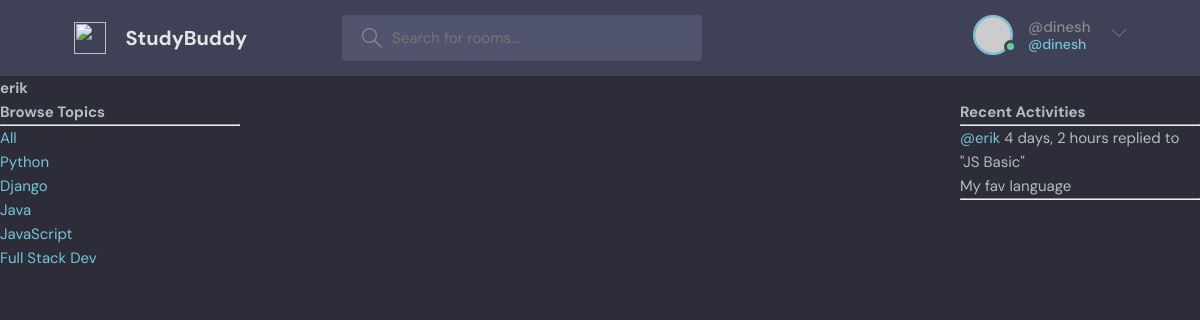
Screenshot of /profile/4/ (signed in) with the database file from the repository.
### base/models.py (models this page shows, shortened)
class Topic(models.Model):
    name = models.CharField(max_length=200)

class Message(models.Model):
    user = models.ForeignKey(User, on_delete=models.CASCADE)
    room = models.ForeignKey(Room, on_delete=models.CASCADE)
    body = models.TextField()
    updated = models.DateTimeField(auto_now=True)
    created = models.DateTimeField(auto_now_add=True)
    class Meta:
        ordering = ['-updated','-created']

class Room(models.Model):
    host = models.ForeignKey(User, on_delete=models.SET_NULL, null=True)
    topic = models.ForeignKey(Topic, on_delete=models.SET_NULL, null=True)
    name = models.CharField(max_length=200)
    description = models.TextField(null=True, blank=True)
    participants = models.ManyToManyField(User, related_name='participants', blank=True)
    updated = models.DateTimeField(auto_now=True)
    created = models.DateTimeField(auto_now_add=True)
    class Meta:
        ordering = ['-updated','-created']

### base/views.py (the view)
# urls.py: path('profile/<str:pk>/', views.userProfile, name="user-profile"),
def userProfile(request, pk):
    user = User.objects.get(id=pk)
    rooms = user.room_set.all()
    room_messages = user.message_set.all()
    topics = Topic.objects.all()
    context = {'user':user, 'rooms':rooms, 'room_messages':room_messages, 'topics':topics}
    return render(request, 'base/profile.html', context)

### base/templates/base/profile.html (shortened to what this page needs)
{% extends 'main.html' %}
{% block content %}
<h1> {{ user.username }} </h1>
<div class="profile-container">
    <div>
        <div>
            {% include 'base/topics_component.html' %}
        </div>
        <div>
        </div>
        <div>
            {% include 'base/activity_component.html' %}
        </div>
    </div>
{% endblock content %}

### templates/navbar.html (shortened to what this page needs)
<header class="header header--loggedIn">
    <div class="container">
      <a href="{% url 'home' %}" class="header__logo">
        <img src="assets/logo.svg" />
        <h1>StudyBuddy</h1>
      </a>
      <form class="header__search" method="GET" action="{% url 'home' %}">
        <label>
          <input name="q" placeholder="Search for rooms..." />
        </label>
      </form>
      <nav class="header__menu">
        {% if request.user.is_authenticated %}
        <div class="header__user">
          <a href="profile.html">
            <div class="avatar avatar--medium active">
              <img src="https://randomuser.me/api/portraits/men/37.jpg" />
            </div>
            <p> @{{request.user.username}} <span>@{{request.user.username}}</span></p>
          </a>
          <button class="dropdown-button">
            <svg version="1.1" xmlns="http://www.w3.org/2000/svg" width="32" height="32" viewBox="0 0 32 32">
              <title>chevron-down</title>
              <path d="M16 21l-13-13h-3l16 16 16-16h-3l-13 13z"></path>
            </svg>
          </button>
        </div>
        {% else %}
        <a href="{% url 'login' %}">
          <img src="./assets/avatar.svg" />
          <p>Login</p>
        </a>
            {% endif %}
      </nav>
    </div>
</header>

### base/templates/base/topics_component.html
<h3> Browse Topics </h3>
<hr>
<div>
    <a href="{% url 'home' %}">All</a>
</div>
    {% for topic in topics %}
        <div>
            <a href="{% url 'home' %}?q={{topic.name}}">{{topic.name}}</a>
        </div>
    {% endfor %}
</div>

### base/templates/base/activity_component.html (shortened to what this page needs)
<h3> Recent Activities </h3>
<hr>
{% for message in room_messages %}
    <div>
        <small> <a href="{% url 'user-profile' message.user.id %}"> @{{message.user}} </a> {{message.created|timesince}} </small>
        <small> replied to "{{message.room.name}}" </small>
        <p> {{message.body}} </p>
        <hr>
    </div>
{% endfor %}

### static/styles/style.css (style rules this page uses)
:root { --color-main: #71c6dd; --color-main-light: #e1f6fb; --color-dark: #3f4156; --color-dark-medium: #51546e; --color-dark-light: #696d97; --color-light: #e5e5e5; --color-gray: #8b8b8b; --color-light-gray: #b2bdbd; --color-bg: #2d2d39; --color-success: #5dd693; --color-error: #fc4b0b; }
* { font-family: "DM Sans", -apple-system, BlinkMacSystemFont, "Segoe UI", Roboto, Oxygen, Ubuntu, Cantarell, "Open Sans", "Helvetica Neue", sans-serif; margin: 0; padding: 0; box-sizing: border-box; text-rendering: optimizeLegibility; font-size: inherit; }
html { font-size: 56.25%; }
@media only screen and (min-width: 1200px) { html { font-size: 62.5%; } }
body { line-height: 1.6; font-weight: 400; font-size: 1.5rem; color: var(--color-light-gray); background-color: var(--color-bg); min-height: 100vh; }
img { width: 100%; }
a { display: inline-block; color: var(--color-main); text-decoration: none; }
.container { max-width: 120rem; width: 90%; margin: auto; }
.avatar { position: relative; display: inline-block; border-radius: 50%; border: 2px solid var(--color-main); }
.avatar img { display: block; border-radius: 50%; object-fit: cover; object-position: center; }
.avatar::after { content: ""; display: block; position: absolute; background-color: var(--color-gray); z-index: 111; border-radius: 50%; border: 0.3rem solid var(--color-dark); }
.avatar.active::after { background-color: var(--color-success); }
.avatar.avatar--medium img { width: 3.6rem; height: 3.6rem; border-radius: 50%; }
.avatar.avatar--medium:after { width: 0.7rem; height: 0.7rem; bottom: 0px; right: -6px; }
.header { padding: 1.5rem; background-color: var(--color-dark); }
.header > .container { display: flex; gap: 9.5rem; }
.header__logo, .header__user { display: flex; gap: 2rem; align-items: center; }
.header__logo > img { height: 3.2rem; width: 3.2rem; }
.header__logo > h1 { font-weight: 700; font-size: 2rem; color: var(--color-light); }
.header__search > label { background-color: var(--color-dark-medium); padding: 1.3rem 1rem; display: flex; align-items: center; gap: 1rem; border-radius: 4px; }
.header__search svg { fill: var(--color-gray); width: 2rem; height: 2rem; margin-left: 1rem; }
.header__search input { width: 30rem; background: transparent; border: none; outline: none; color: var(--color-light); }
.header__menu { margin-left: auto; position: relative; }
.header__menu a { display: flex; gap: 1.5rem; align-items: center; font-weight: 500; text-decoration: none; color: var(--color-gray); }
.header__menu img { height: 3.6rem; }
.header__menu p { line-height: 1.2; }
.header__menu span { color: var(--color-main); font-weight: 500; font-size: 1.4rem; display: block; }
.header__menu svg { width: 1.6rem; height: 1.6rem; fill: var(--color-dark-light); }
.dropdown-button { background: transparent; border: 0; outline: 0; cursor: pointer; }

### base/templates/base/profile.html (style rules this page uses)
.profile-container { display: grid; grid-template-columns: 1fr 3fr 1fr; }

### rows the page displays
Topic: name "Python"
Topic: name "Django"
Topic: name "Java"
Topic: name "JavaScript"
Topic: name "Full Stack Dev"
Message: user "erik", created "4 days, 2 hours", room.name "JS Basic", body "My fav language"

### other values shown
{{ request.user.username }} "dinesh"
{{ user.username }} "erik"
